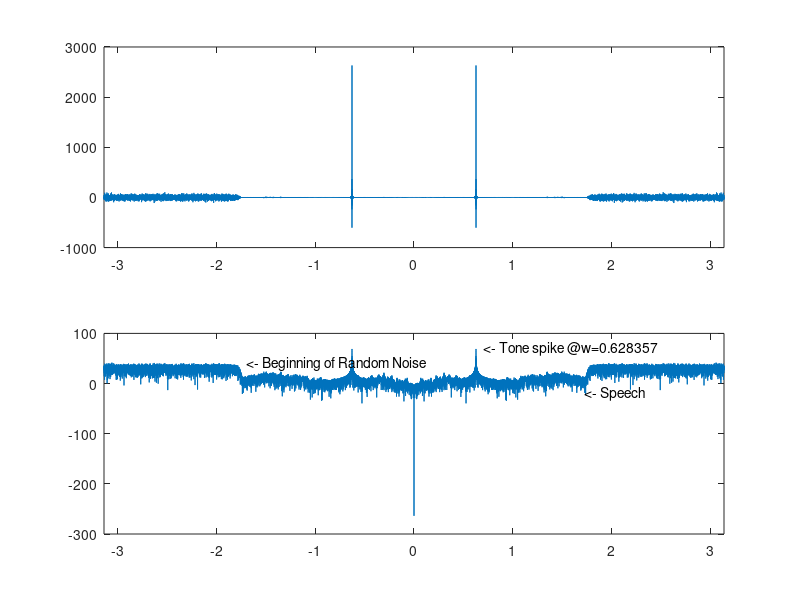
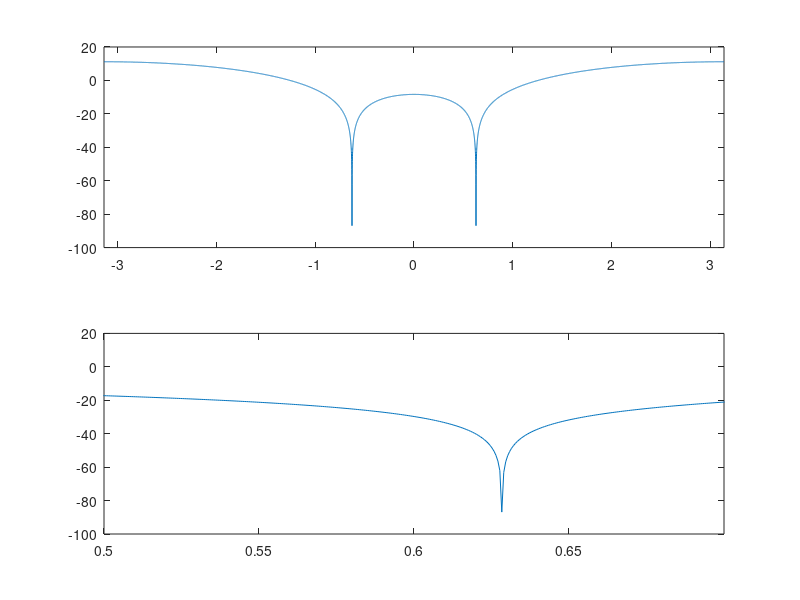
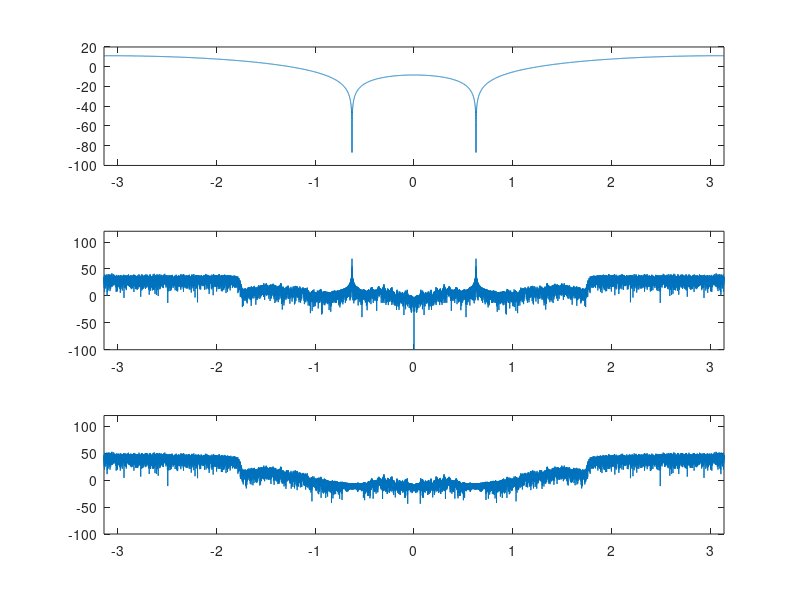
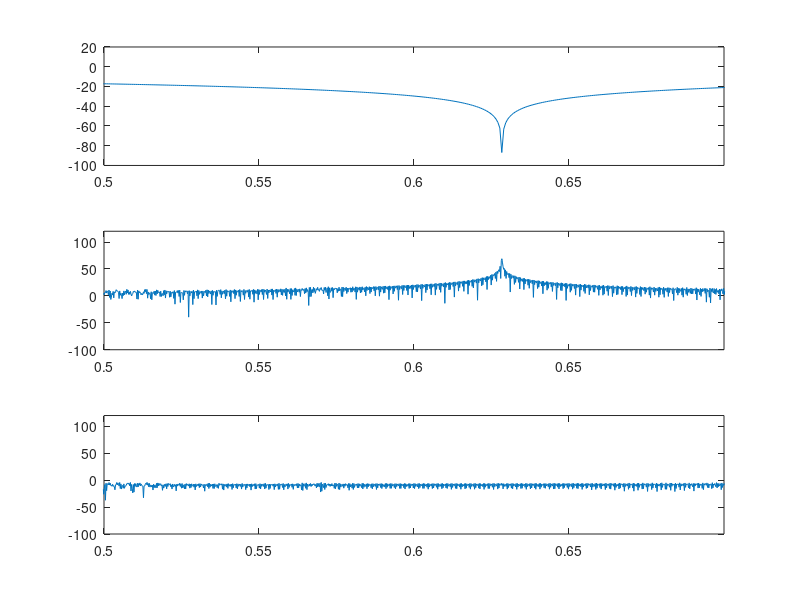

Here is the MATLAB script that generated these plots, in order:
%% [ARTEM DUDKO, NIKOLAS TAPANAINEN, BRANDON KEEFE] - [MATLAB Project 2] - [2021]
%% [PROBLEM #1]
clc;
%%student ID sum = 1
load group1.mat;

%Tutorial problems:
a1tut = [1 -0.8];
b1tut = [2 0 -1];
Ntut = 40;
[H1, omega1] = freqz(b1tut,a1tut,Ntut);


a2tut = [1 -0.8];
b2tut = [2 0 -1];
Ntut = 40;
[H2, omega2] = freqz(b2tut,a2tut,Ntut, 'whole');

%% 3.a

Nfft = 2^ceil(log2(length(y)));  %compute Y(e^jw)
Y = fftshift(fft(y,Nfft));
omega5 = (0:(Nfft-1)).*(2*pi/Nfft)-pi;
Y_DB = 20 .* log10(abs(Y));

figure(1)
subplot(2,1,1)
plot(omega5,Y);
xlim([-pi pi])

subplot(2,1,2)
plot(omega5,Y_DB);
xlim([-pi pi])
text(0.7,70,"<- Tone spike @w=0.628357")
text(-1.7,40,"<- Beginning of Random Noise")
text(1.73,-18,"<- Speech")

%% 3.b on paper
%% 3.c

%impulse response, and its dB form. 
hnotch = [1,-2.*cos(0.628357),1];  %w plugged in from part a
[H_3a, omega3] = freqz(hnotch,1,10000,'whole');  
H_3a_DB = 20 .* log10(abs(H_3a));

H_3a_DB_pos = H_3a_DB(1:5000); %the graph of H(e^jw) is from 0 to 2pi,
H_3a_DB_neg = H_3a_DB(5001:10000);  %this makes it -pi to pi
H_3a_DB_shifted = [H_3a_DB_neg; H_3a_DB_pos];
shift = ones(10000,1).*-pi;
omega3shift = omega3 + shift;

%resulting w is very close to part a, w = 0.628319
figure(2)
subplot(2,1,1)
plot(omega3shift,H_3a_DB_shifted);
xlim([-pi pi])

subplot(2,1,2)
plot(omega3shift,H_3a_DB_shifted);
xlim([0.5 0.7])

%%3.d


fft_hnotch = fft(hnotch,length(y));  %frequency transform of hnotch
fft_hnotch_DB = 20 .* log10(abs(fft_hnotch));




r = filter(hnotch,1,y)

R = fftshift(fft(r,Nfft));
R_DB = 20 .* log10(abs(R));

%Noise Tests, uncomment to hear:
%soundsc(y,10000)
%soundsc(r,10000)






figure(3)   %filter response in dB
subplot(3,1,1)
plot(omega3shift,H_3a_DB_shifted);
xlim([-pi pi])

subplot(3,1,2)   %Original frequency response in dB
plot(omega5,Y_DB);
xlim([-pi pi])
ylim([-100 120])

subplot(3,1,3)   %filtered y frequency in dB, the tone is gone
plot(omega5,R_DB);
xlim([-pi pi])
ylim([-100 120])


figure(4)   %figure 4 is a zoomed in version of figure 3
subplot(3,1,1)
plot(omega3shift,H_3a_DB_shifted);
xlim([0.5 0.7])

subplot(3,1,2)
plot(omega5,Y_DB);
xlim([-pi pi])
xlim([0.5 0.7])
ylim([-100 120])

subplot(3,1,3)
plot(omega5,R_DB);
xlim([0.5 0.7])
ylim([-100 120])

%%3.e


alpha = 1.7./pi;
hlpf = fir1(200,alpha);

[lowpass,omega6] = freqz(hlpf,1,512);



y_hlpf = filter(hlpf,1,y);
Y_hlpf = fftshift(fft(y_hlpf,Nfft));
Y_hlpf_DB = 20 .* log10(abs(Y_hlpf));

figure(5)
subplot(311)
plot(omega6,lowpass)
xlim([-pi pi])

subplot(312)
plot(omega5,Y_DB);
xlim([-pi pi])
ylim([-100 120])

subplot(313)
plot(omega5,Y_hlpf_DB)
xlim([-pi pi])
ylim([-100 120])

%%3.f

s = filter(hlpf,1,r);
S = fftshift(fft(s,Nfft));
S_DB = 20 .* log10(abs(S));

figure(6)
plot(omega5,S_DB)
xlim([-pi pi])
ylim([-100 120])
%%3.g

h_combo = conv(hlpf,hnotch)

[H_combo,omega7] = freqz(h_combo,1,512);


v = filter(h_combo,1,y)
V = fftshift(fft(v,Nfft));
V_DB = 20 .* log10(abs(V));
figure(7)
plot(omega5,V_DB)

%soundsc(S,10000)











